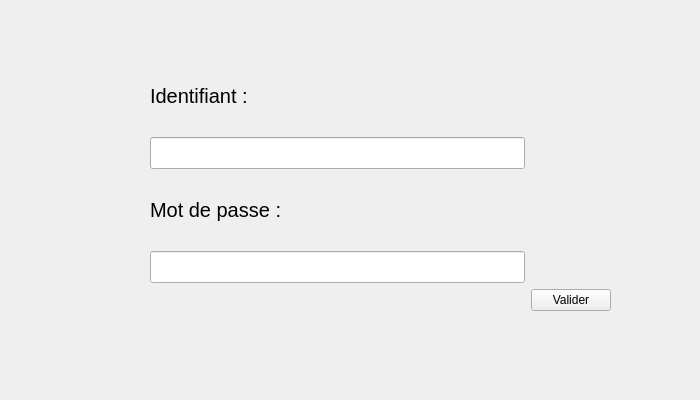
<?xml version="1.0" encoding="UTF-8"?>
<ui version="4.0">
 <class>loginPage</class>
 <widget class="QDialog" name="loginPage">
  <property name="geometry">
   <rect>
    <x>0</x>
    <y>0</y>
    <width>700</width>
    <height>400</height>
   </rect>
  </property>
  <property name="windowTitle">
   <string>Dialog</string>
  </property>
  <widget class="QStackedWidget" name="stackedWidget">
   <property name="geometry">
    <rect>
     <x>10</x>
     <y>10</y>
     <width>681</width>
     <height>381</height>
    </rect>
   </property>
   <property name="currentIndex">
    <number>1</number>
   </property>
   <widget class="QWidget" name="page2">
    <widget class="QLabel" name="identifConst">
     <property name="geometry">
      <rect>
       <x>90</x>
       <y>40</y>
       <width>181</width>
       <height>21</height>
      </rect>
     </property>
     <property name="font">
      <font>
       <pointsize>10</pointsize>
      </font>
     </property>
     <property name="text">
      <string>Identifiant :</string>
     </property>
    </widget>
    <widget class="QPushButton" name="paramBouton">
     <property name="geometry">
      <rect>
       <x>200</x>
       <y>110</y>
       <width>311</width>
       <height>41</height>
      </rect>
     </property>
     <property name="font">
      <font>
       <pointsize>15</pointsize>
      </font>
     </property>
     <property name="text">
      <string>Aller dans les paramètre réseaux</string>
     </property>
    </widget>
    <widget class="QPushButton" name="mesureBouton">
     <property name="geometry">
      <rect>
       <x>200</x>
       <y>190</y>
       <width>311</width>
       <height>41</height>
      </rect>
     </property>
     <property name="font">
      <font>
       <pointsize>15</pointsize>
      </font>
     </property>
     <property name="text">
      <string>Effectuer une nouvelle mesure</string>
     </property>
    </widget>
   </widget>
   <widget class="QWidget" name="LoginPage">
    <widget class="QWidget" name="">
     <property name="geometry">
      <rect>
       <x>140</x>
       <y>50</y>
       <width>461</width>
       <height>251</height>
      </rect>
     </property>
     <layout class="QGridLayout" name="gridLayout">
      <item row="3" column="0">
       <widget class="QLineEdit" name="passText">
        <property name="font">
         <font>
          <pointsize>15</pointsize>
         </font>
        </property>
        <property name="echoMode">
         <enum>QLineEdit::Password</enum>
        </property>
       </widget>
      </item>
      <item row="4" column="1">
       <widget class="QPushButton" name="validerLog">
        <property name="text">
         <string>Valider</string>
        </property>
       </widget>
      </item>
      <item row="1" column="0">
       <widget class="QLineEdit" name="loginText">
        <property name="font">
         <font>
          <pointsize>15</pointsize>
         </font>
        </property>
       </widget>
      </item>
      <item row="2" column="0">
       <widget class="QLabel" name="label_2">
        <property name="font">
         <font>
          <pointsize>15</pointsize>
         </font>
        </property>
        <property name="text">
         <string>Mot de passe :</string>
        </property>
       </widget>
      </item>
      <item row="0" column="0">
       <widget class="QLabel" name="label">
        <property name="font">
         <font>
          <pointsize>15</pointsize>
         </font>
        </property>
        <property name="text">
         <string>Identifiant :</string>
        </property>
       </widget>
      </item>
      <item row="4" column="0">
       <widget class="QLabel" name="messageRetour">
        <property name="text">
         <string/>
        </property>
       </widget>
      </item>
     </layout>
    </widget>
   </widget>
  </widget>
 </widget>
 <resources/>
 <connections/>
</ui>
